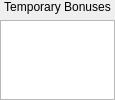
              <widget class="QWidget" name="scrlAreaTempBonusesInfo">
               <property name="geometry">
                <rect>
                 <x>0</x>
                 <y>0</y>
                 <width>115</width>
                 <height>100</height>
                </rect>
               </property>
               <layout class="QVBoxLayout" name="verticalLayout_31">
                <property name="spacing">
                 <number>0</number>
                </property>
                <property name="leftMargin">
                 <number>0</number>
                </property>
                <property name="topMargin">
                 <number>0</number>
                </property>
                <property name="rightMargin">
                 <number>0</number>
                </property>
                <property name="bottomMargin">
                 <number>0</number>
                </property>
                <item>
                 <widget class="QSplitter" name="spltTempBonusesBottom">
                  <property name="orientation">
                   <enum>Qt::Horizontal</enum>
                  </property>
                  <widget class="QWidget" name="verticalLayoutWidget_18">
                   <layout class="QVBoxLayout" name="vrtlTempBonusesBottom">
                    <item>
                     <widget class="QLabel" name="lblTempBonuses">
                      <property name="font">
                       <font>
                        <pointsize>9</pointsize>
                       </font>
                      </property>
                      <property name="text">
                       <string>Temporary Bonuses</string>
                      </property>
                      <property name="alignment">
                       <set>Qt::AlignCenter</set>
                      </property>
                     </widget>
                    </item>
                    <item>
                     <widget class="QTextBrowser" name="txtTempBonuses"/>
                    </item>
                   </layout>
                  </widget>
                 </widget>
                </item>
               </layout>
              </widget>
